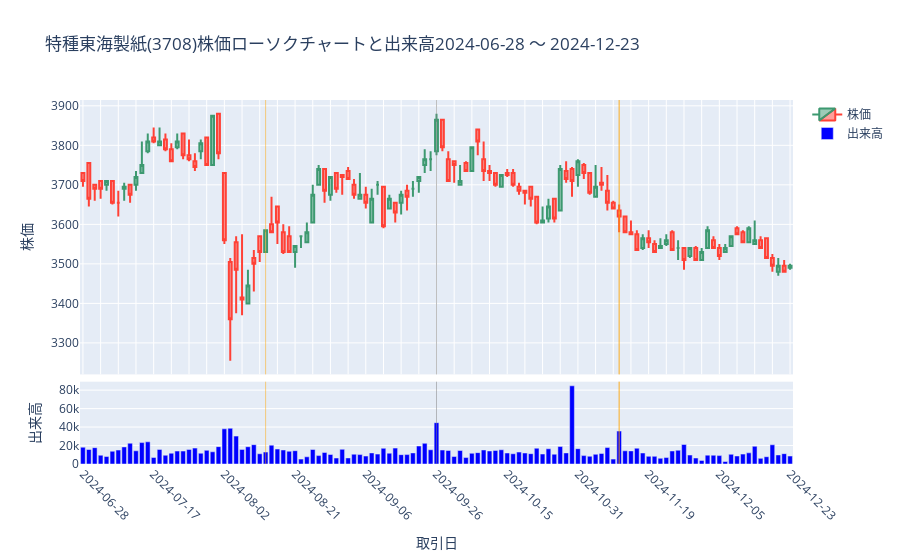

Source (notebook cell):
### Code cell
print(valuation_date)
delta = relativedelta(days=90)
start_date = marked_day - delta
end_date = marked_day + delta
PFIG = PricelistFig(code, RevPl.df, MPL.df, start_date, end_date)
df = RevPl.df.filter(pl.col("code")==code).filter(pl.col("date")<=marked_day)
vline_date = df["date"].to_list()[-1]
# screeningで抽出した日にvlineを引く 
PFIG.add_vline(marked_day)
# 決算発表日にvlineを引く
PFIG.add_vline_announcement_date()
PFIG.fig.show()
